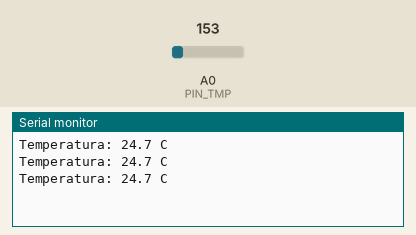
A sketch run on a simulated Arduino Uno, built with avr-gcc and run on an emulated ATmega328P. On the bench: the last lines printed to the serial monitor. Inputs (shaded band) come from the test bench; at power-on: A0 (PIN_TMP) = 153.

Above: at 1.3 s.
1.4 s: A0 (PIN_TMP) set to 165
At 1.9 s:
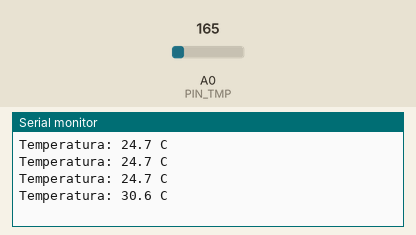
2.9 s: A0 (PIN_TMP) set to 175
At 3.4 s:
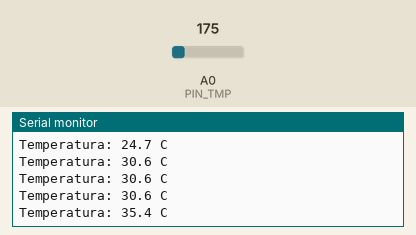
Timing chart, 0 to 5.9 s (numbered marks = the images above; inputs shaded):
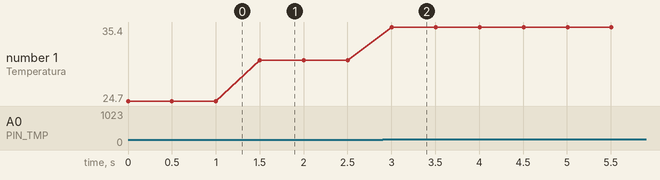

The sketch:

es10b_tmp36_tinkercad.ino
```cpp
// Scheda 10 (versione Tinkercad) - Termometro con il sensore TMP36
// Piedino centrale del TMP36 su A0, gli altri due a 5V e GND.

const int PIN_TMP = A0;

void setup() {
  Serial.begin(9600);
}

void loop() {
  int lettura = analogRead(PIN_TMP);
  float volt = lettura * 5.0 / 1024.0;      // da numero a tensione
  float gradi = (volt - 0.5) * 100.0;       // TMP36: 10 mV per grado, 0,5 V a 0 gradi

  Serial.print("Temperatura: ");
  Serial.print(gradi, 1);
  Serial.println(" C");
  delay(500);
}
```

Measured:
- after the input at 1.4 s, the serial monitor: prints a new line after 0.10 s (image 1)
- after the input at 2.9 s, the serial monitor: prints a new line after 0.10 s (image 2)
- plotted number 1: 24.7 → 30.6 after the input at 1.4 s, 30.6 → 35.4 after the input at 2.9 s
